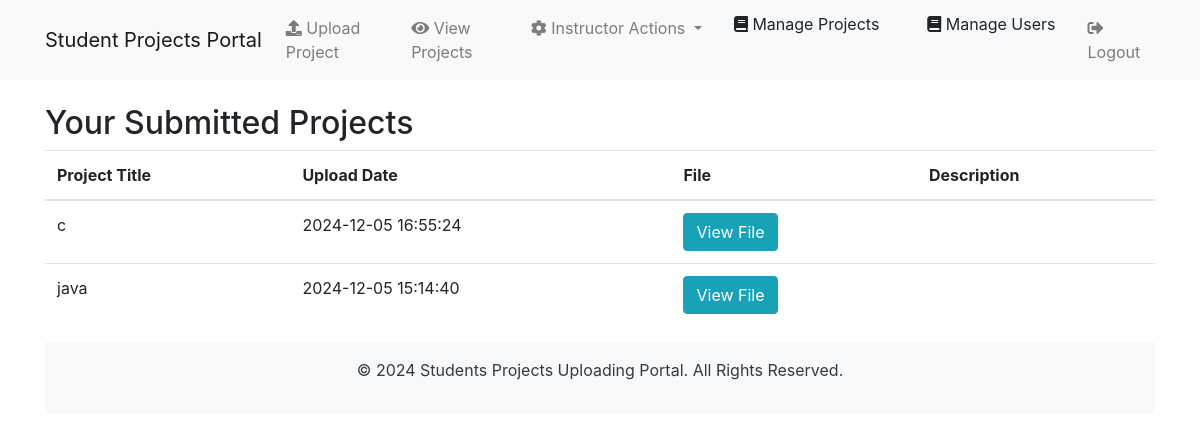
Page /view_projects.php (signed in) on the committed database.
### tables this page shows
CREATE TABLE `projects` (
  `project_id` int(11) NOT NULL,
  `user_id` int(11) NOT NULL,
  `project_title` varchar(255) NOT NULL,
  `project_file` varchar(255) NOT NULL,
  `upload_date` datetime DEFAULT current_timestamp(),
  `status` enum('pending','approved','rejected') DEFAULT 'pending',
  `project_description` text DEFAULT NULL,
  `submitted_by` int(11) DEFAULT NULL
);

### view_projects.php (the view, shortened to what this page needs)
<?php
include './includes/db.php';
$userId = $_SESSION['user_id'];
$sql = "SELECT p.project_id, p.project_title, p.project_file, p.upload_date, p.project_description
        FROM projects p
        WHERE p.user_id = '$userId'
        ORDER BY p.upload_date DESC";
$result = mysqli_query($conn, $sql);
?>
<?php include './includes/header.php'; ?>
<h2>Your Submitted Projects</h2>
<?php if (mysqli_num_rows($result) > 0): ?>
    <table class="table">
        <thead>
            <tr>
                <th>Project Title</th>
                <th>Upload Date</th>
                <th>File</th>
                <th>Description</th>
            </tr>
        </thead>
        <tbody>
            <?php while ($row = mysqli_fetch_assoc($result)): ?>
            <tr>
                <td><?php echo htmlspecialchars($row['project_title']); ?></td>
                <td><?php echo htmlspecialchars($row['upload_date']); ?></td>
                <td>
                    <a href="uploads/<?php echo htmlspecialchars($row['project_file']); ?>" class="btn btn-info" target="_blank">View File</a>
                </td>
                <td><?php echo htmlspecialchars($row['project_description']); ?></td>
            </tr>
            <?php endwhile; ?>
        </tbody>
    </table>
<?php else: ?>
    <p>You have not submitted any projects yet.</p>
<?php endif; ?>
<?php include './includes/footer.php'; ?>

### rows in the picture
projects: project_title "c", upload_date "2024-12-05 16:55:24"
projects: project_title "java", upload_date "2024-12-05 15:14:40"
